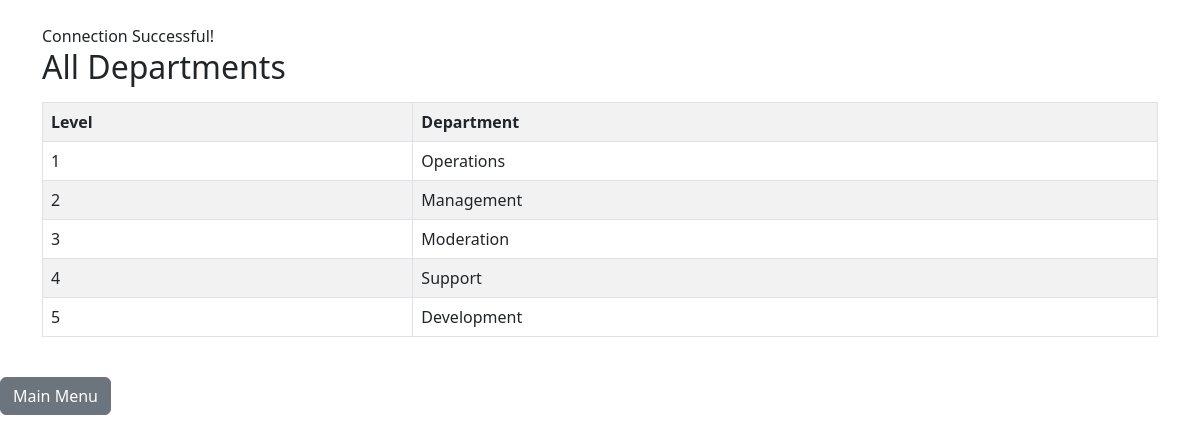
The page /CPSC2221_final/queries/display_departments.php on the database its author committed.
### tables this page shows
CREATE TABLE Department (
    Level INT PRIMARY KEY,
    Department VARCHAR(40)
);

### CPSC2221_final/queries/display_departments.php (the view, shortened to what this page needs)
<?php
$servername = "localhost";
$username   = "root";
$password   = "";
$database   = "tictactoe";
$conn = new mysqli($servername, $username, $password, $database);
if ($conn->connect_error) {
	die("Connection failed: " . $conn->connect_error);
} else {
	echo "<link rel='stylesheet' href='https://cdn.jsdelivr.net/npm/bootstrap@5.3.0/dist/css/bootstrap.min.css'>";
	echo "<div class='container mt-4'>";
	echo "Connection Successful! <br>";
}
$query = "SELECT Level, Department FROM Department ORDER BY Level";
$result = $conn->query($query);
echo "<h2>All Departments</h2>";
if ($result->num_rows > 0) {
	echo "<table class='table table-bordered table-striped mt-3'>";
	echo "<tr><th>Level</th><th>Department</th></tr>";
	while ($row = $result->fetch_assoc()) {
		echo "<tr>
			<td>" . $row["Level"] . "</td>
			<td>" . $row["Department"] . "</td>
		</tr>";
	}
	echo "</table>";
} else {
	echo "No departments found.";
}
echo "</div><br><a class='btn btn-secondary' href='../index.php'>Main Menu</a>";
?>

### rows shown on the page
department: Level "1", Department "Operations"
department: Level "2", Department "Management"
department: Level "3", Department "Moderation"
department: Level "4", Department "Support"
department: Level "5", Department "Development"
